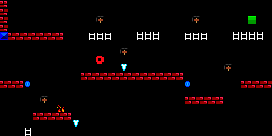

Below is a game level as drawn by its tile map, then a one-line description and the .tmx file that defines it, in full:
An orthogonal 34x17 tile map with 8x8 px tiles, 1 tile layer (Tile Layer 1) and 3 objects (1, 2).

<map version="1.0" orientation="orthogonal" renderorder="right-down" width="34" height="17" tilewidth="8" tileheight="8" nextobjectid="9">
 <properties>
  <property name="name" value="pacman" />
 </properties>
 <tileset firstgid="1" name="pacman" tilewidth="8" tileheight="8">
  <image source="tileset.png" width="160" height="200" />
 </tileset>
 <layer name="Tile Layer 1" width="34" height="17">
  <properties>
   <property name="texture" value="tileset" />
  </properties>
  <data encoding="csv">
101,0,0,0,0,0,0,0,0,0,0,0,0,0,0,0,0,0,0,0,0,0,0,0,0,0,0,0,0,0,0,0,0,0,
81,0,0,0,0,0,0,0,0,0,0,0,0,0,0,0,0,0,0,0,0,0,0,0,0,0,0,0,0,0,0,0,0,0,
81,0,0,0,0,0,0,0,0,0,0,0,6,0,0,0,0,0,0,0,0,0,0,0,6,0,0,0,0,0,0,13,0,0,
81,0,0,0,0,0,0,0,0,0,0,0,0,0,0,0,0,0,0,0,0,0,0,0,0,0,0,0,0,0,0,0,0,0,
201,21,21,21,21,21,21,41,0,0,0,19,19,19,0,0,0,22,22,22,0,0,0,19,19,19,0,0,0,22,22,22,22,0,
0,0,0,0,0,0,0,0,0,0,0,0,0,0,0,0,0,0,0,0,0,0,0,0,0,0,0,0,0,0,0,0,0,0,
0,0,0,0,0,0,0,0,0,0,0,0,0,0,0,6,0,0,0,0,0,0,0,0,0,0,0,0,0,0,0,0,0,0,
0,0,0,0,0,0,0,0,0,0,0,0,20,0,0,0,0,0,0,0,0,0,0,0,0,0,0,0,0,0,0,0,0,0,
0,0,0,0,0,0,0,0,0,0,0,0,0,0,0,7,0,0,0,0,0,0,0,0,0,0,0,0,6,0,0,0,0,0,
0,0,0,0,0,0,0,0,0,0,1,21,21,21,21,21,21,21,21,21,21,21,41,0,0,0,0,0,0,0,0,0,0,0,
21,21,41,27,0,0,0,0,0,0,0,0,0,0,0,0,0,0,0,0,0,0,0,27,0,0,0,0,0,0,1,21,21,21,
0,0,0,0,0,0,0,0,0,0,0,0,0,0,0,0,0,0,0,0,0,0,0,0,0,0,0,0,0,0,0,0,0,0,
0,0,0,0,0,6,0,0,0,0,0,0,0,0,0,0,0,0,0,0,0,0,0,1,21,21,21,41,0,0,0,0,0,0,
0,0,0,0,0,0,0,47,0,0,0,0,0,0,0,0,0,0,0,0,0,0,0,0,0,0,0,0,0,0,0,0,0,0,
0,0,0,0,1,21,21,21,41,0,0,0,0,0,0,0,0,0,0,0,0,0,0,0,0,0,0,0,0,0,0,0,0,0,
0,0,0,0,0,0,0,0,0,7,0,0,0,0,0,0,0,0,0,0,0,0,0,0,0,0,0,0,0,0,0,0,0,0,
0,0,0,22,0,0,0,0,0,0,0,0,0,0,0,0,0,0,0,0,0,0,0,0,0,0,0,0,0,0,0,0,0,0
</data>
 </layer>
 <objectgroup name="enemies">
  <properties>
   <property name="_type" value="1" />
   <property name="sizex" value="14" />
   <property name="sizey" value="14" />
   <property name="speedx" value="25" />
   <property name="speedy" value="25" />
   <property name="texture" value="enemies_14x14" />
  </properties>
  <object id="6" type="1" x="180" y="64">
   <properties>
    <property name="offset" value="60" />
   </properties>
   <polyline points="0,0 -46,0" />
  </object>
  <object id="7" type="2" x="232" y="56">
   <polyline points="0,0 0,56" />
  </object>
 </objectgroup>
 <objectgroup name="emiters">
  <properties>
   <property name="_type" value="2" />
   <property name="delay" value="4500" />
   <property name="offset" value="3000" />
   <property name="sizex" value="8" />
   <property name="sizey" value="8" />
   <property name="speed" value="50" />
   <property name="texture" value="emiter_8x8" />
  </properties>
  <object id="4" x="272" y="20">
   <properties>
    <property name="delay" value="2500" />
    <property name="offset" value="2500" />
   </properties>
   <polyline points="0,0 -264,0" />
  </object>
 </objectgroup>
</map>